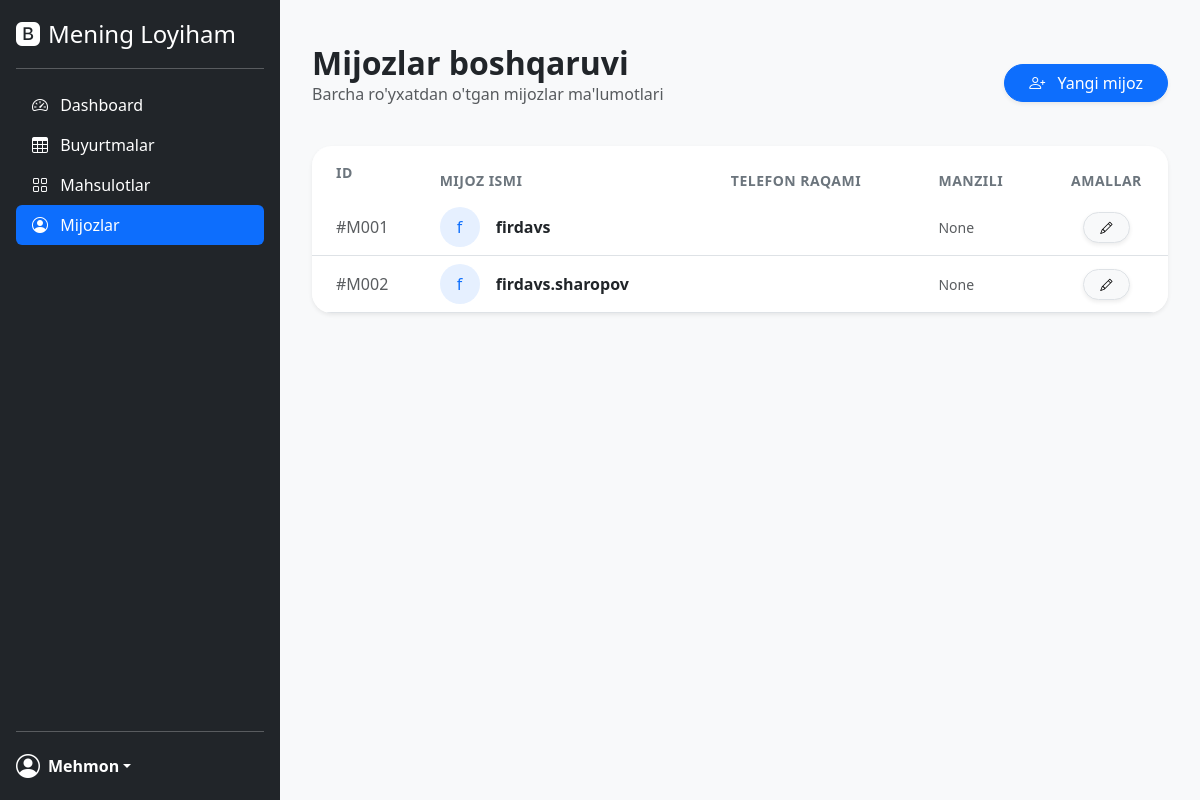
/mijozlar/, run on an earlier commit of the app's database.
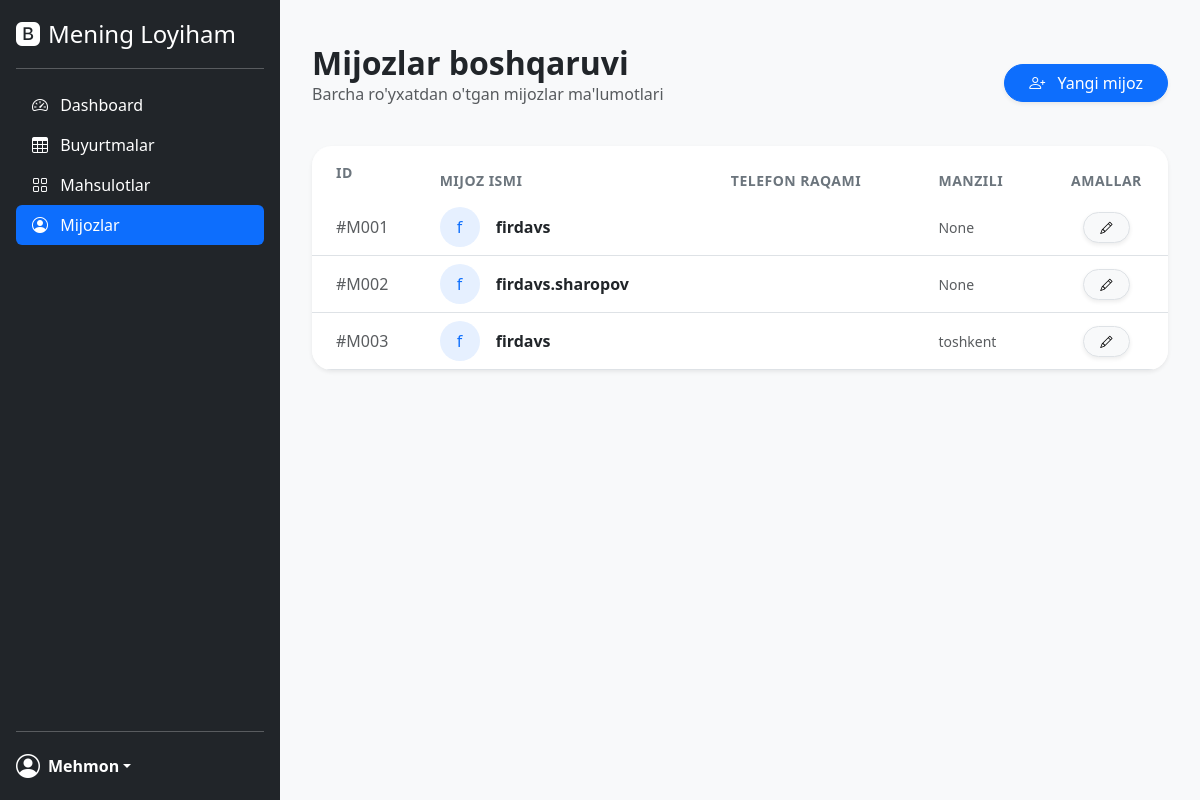
And on a later commit of the database.
### ikkinchi/models.py (models this page shows, shortened)
class Mijoz(models.Model):
    ism = models.CharField(max_length=100)
    telefon = models.CharField(max_length=20, null=True, blank=True)
    manzil = models.CharField(max_length=255, null=True, blank=True)

### ikkinchi/views.py (the view)
# urls.py: path('mijozlar/', views.mijozlar, name='mijozlar'),
def mijozlar(request):
    data = Mijoz.objects.all()
    return render(request, 'mijozlar.html', {'mijozlar': data})

### ikkinchi/templates/mijozlar.html (shortened to what this page needs)
{% extends 'base.html' %}
{% block content %}
<div class="container-fluid py-4">
    <div class="d-flex justify-content-between align-items-center mb-4">
        <div>
            <h2 class="fw-bold text-dark mb-0">Mijozlar boshqaruvi</h2>
            <p class="text-muted">Barcha ro'yxatdan o'tgan mijozlar ma'lumotlari</p>
        </div>
        <a href="{% url 'mijoz_qoshish' %}" class="btn btn-primary rounded-pill px-4 shadow-sm">
            <i class="bi bi-person-plus me-2"></i> Yangi mijoz
        </a>
    </div>
    <div class="card border-0 shadow-sm" style="border-radius: 20px; overflow: hidden;">
        <div class="table-responsive">
            <table class="table table-hover align-middle mb-0">
                <thead class="bg-light text-uppercase small fw-bold">
                    <tr>
                        <th class="ps-4 py-3">ID</th>
                        <th>Mijoz ismi</th>
                        <th>Telefon raqami</th>
                        <th>Manzili</th>
                        <th class="text-center">Amallar</th>
                    </tr>
                </thead>
                <tbody>
                    {% for m in mijozlar %}
                    <tr>
                        <td class="ps-4 text-muted fw-medium">#M00{{ m.id }}</td>
                        <td>
                            <div class="d-flex align-items-center">
                                <div class="bg-soft-primary text-primary rounded-circle d-flex align-items-center justify-content-center me-3" style="width: 40px; height: 40px; background-color: rgba(13, 110, 253, 0.1);">
                                    {{ m.ism|slice:":1" }}
                                </div>
                                <div class="fw-bold text-dark">{{ m.ism }}</div>
                            </div>
                        </td>
                        <td>
                        </td>
                        <td>
                            <span class="text-muted small">{{ m.manzil }}</span>
                        </td>
                        <td class="text-center">
                            <button class="btn btn-light btn-sm rounded-pill px-3 border shadow-sm">
                                <i class="bi bi-pencil small"></i>
                            </button>
                        </td>
                    </tr>
                    {% endfor %}
                </tbody>
            </table>
        </div>
    </div>
</div>
{% endblock content %}

What changed in the data, as far as the page shows it:
added Mijoz: id "3", ism "f", ism "firdavs", manzil "toshkent"
